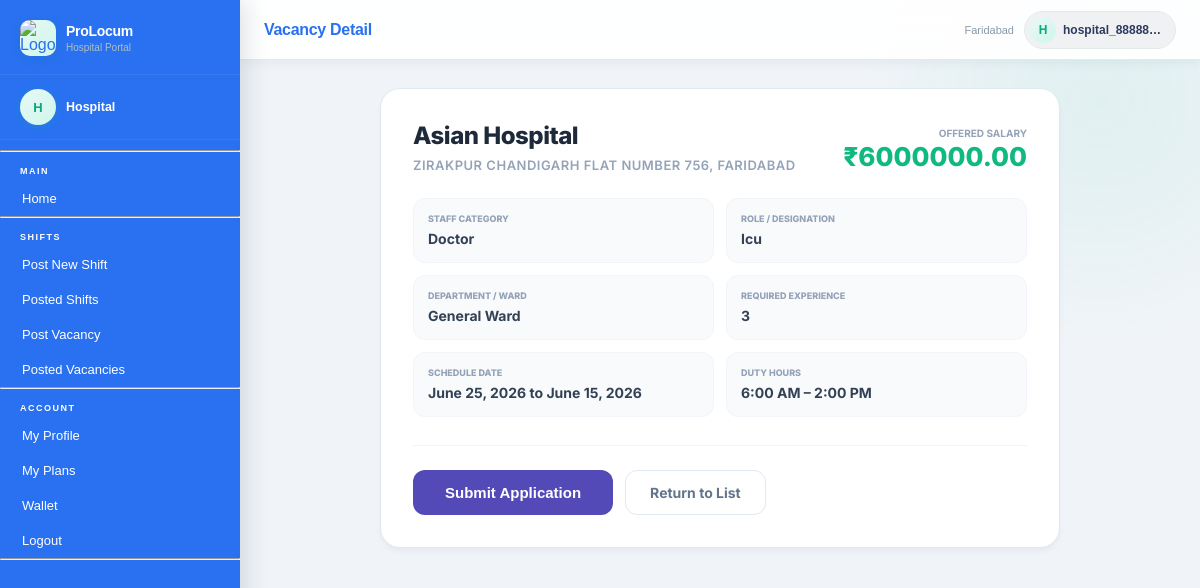
The app's page /doctors/vacancy/9/ (signed in) with its own data.
### users/models.py (models this page shows, shortened)
class CustomUser(AbstractUser):
    ROLE_CHOICES = (
        ('doctor', 'Doctor'),
        ('nurse', 'Nurse'),
        ('hospital', 'Hospital'),
        ('admin', 'Admin'),
    )
    role   = models.CharField(max_length=20, choices=ROLE_CHOICES)
    mobile = models.CharField(max_length=10, unique=True, null=True, blank=True)  # ✅ Unique mobile

### hospitals/models.py (models this page shows, shortened)
class HospitalProfile(models.Model):
    HOSPITAL_TYPE_CHOICES = [
        ('private', 'Private'),
        ('government', 'Government'),
        ('trust', 'Trust / NGO'),
        ('clinic', 'Clinic'),
    ]
    user             = models.OneToOneField(settings.AUTH_USER_MODEL, on_delete=models.CASCADE, related_name='hospital_profile')
    hospital_name    = models.CharField(max_length=200)
    hospital_type    = models.CharField(max_length=20, choices=HOSPITAL_TYPE_CHOICES, blank=True)
    registration_no  = models.CharField(max_length=100, blank=True)
    is_registration_complete = models.BooleanField(default=False)
    contact_person   = models.CharField(max_length=150, blank=True)
    phone            = models.CharField(max_length=15, blank=True)
    email            = models.EmailField(blank=True)
    address          = models.TextField(blank=True)
    state            = models.CharField(max_length=100, blank=True)
    city             = models.CharField(max_length=100, blank=True)
    pincode          = models.CharField(max_length=10, blank=True)
    specialities     = models.TextField(blank=True)   # comma-separated
    bed_count        = models.PositiveIntegerField(null=True, blank=True)
    logo             = models.ImageField(upload_to='hospitals/logos/', null=True, blank=True)
    registration_doc = models.FileField(upload_to='hospitals/docs/', null=True, blank=True)
    pan_card         = models.FileField(upload_to='hospitals/pan/', null=True, blank=True)
    aadhar_photo     = models.FileField(upload_to='hospitals/aadhar/', null=True, blank=True)
    registered_state = models.CharField(max_length=100, blank=True)
    is_verified      = models.BooleanField(default=False)
    created_at       = models.DateTimeField(auto_now_add=True)
    updated_at       = models.DateTimeField(auto_now=True)
    STATUS_CHOICES = [
    ('pending', 'Pending'),
    ('approved', 'Approved'),
    ('rejected', 'Rejected'),
]
    verification_status = models.CharField(max_length=10, choices=STATUS_CHOICES, default='pending')

class Vacancy(models.Model):
    SHIFT_TYPE_CHOICES = [
        ('single', 'Single Shift'),
        ('multiple', 'Multiple Shift'),
    ]
    STAFF_TYPE_CHOICES = [
        ('doctor', 'Doctor'),
        ('nurse', 'Nurse'),
    ]
    WARD_CHOICES = [
        ('general', 'General Ward'),
        ('icu', 'ICU Ward'),
        ('casualty', 'Casualty Ward'),
        ('female', 'Female Ward'),
        ('pediatric', 'Pediatric Ward'),
        ('maternity', 'Maternity Ward'),
    ]
    DOCTOR_QUALIFICATION_CHOICES = [
        ('mbbs', 'MBBS'),
        ('bams', 'BAMS'),
        ('bhms', 'BHMS'),
        ('bams_bhms', 'BAMS/BHMS'),
    ]
    NURSE_QUALIFICATION_CHOICES = [
        ('gnm', 'GNM'),
        ('bsc_nursing', 'B.Sc Nursing'),
        ('anm', 'ANM'),
        ('msc_nursing', 'M.Sc Nursing'),
    ]
    SHIFT_LABEL_CHOICES = [
    ('morning',    'Morning Shift'),
    ('evening',    'Evening Shift'),
    ('night',      'Night Shift'),
    ('rotational', 'Rotational Shift'),
]
    shift_label = models.CharField(
    max_length=15,
    choices=SHIFT_LABEL_CHOICES,
    blank=True,
    default=''
)
    posted_by       = models.ForeignKey(settings.AUTH_USER_MODEL, on_delete=models.CASCADE, related_name='vacancies')
    hospital_name   = models.CharField(max_length=200)
    location        = models.CharField(max_length=200)
    city            = models.CharField(max_length=100, blank=True)
    state           = models.CharField(max_length=100, blank=True)
    staff_type      = models.CharField(max_length=10, choices=STAFF_TYPE_CHOICES, default='doctor')
    designation     = models.CharField(max_length=100, blank=True)
    ward_type       = models.CharField(max_length=20, choices=WARD_CHOICES, blank=True)
    bed_capacity    = models.PositiveIntegerField(null=True, blank=True)
    doctor_qualification = models.CharField(max_length=30, choices=DOCTOR_QUALIFICATION_CHOICES, blank=True)
    nurse_qualification  = models.CharField(max_length=20, choices=NURSE_QUALIFICATION_CHOICES, blank=True)
    experience_required  = models.CharField(max_length=100, blank=True)
    shift_type      = models.CharField(max_length=10, choices=SHIFT_TYPE_CHOICES, default='single')
    start_date = models.DateField(null=True, blank=True)
    end_date        = models.DateField(null=True, blank=True)
    start_time      = models.TimeField()
    end_time        = models.TimeField()
    salary          = models.DecimalField(max_digits=10, decimal_places=2)
    job_description = models.TextField(blank=True)
    contact_email   = models.EmailField(blank=True)
    contact_phone   = models.CharField(max_length=15, blank=True)
    is_urgent       = models.BooleanField(default=False)
    is_active       = models.BooleanField(default=True)
    created_at      = models.DateTimeField(auto_now_add=True)
    updated_at      = models.DateTimeField(auto_now=True)

### hospitals/views.py (the view, shortened to what this page needs)
# urls.py: path('vacancy/<int:vacancy_id>/', hospital_views.vacancy_detail, name='vacancy_detail'),
@login_required
def vacancy_detail(request, vacancy_id):
    vacancy = get_object_or_404(Vacancy, id=vacancy_id, is_active=True)
    already_applied = VacancyApplication.objects.filter(
        vacancy=vacancy, applicant=request.user
    ).first()
    return render(request, 'hospitals/vacancy_detail.html', {
        'vacancy': vacancy,
        'already_applied': already_applied,
        'base_template': _get_base(request.user),
    })

### hospitals/views.py (called while the page is built)
def _get_base(user):
    role = getattr(user, 'role', 'doctor')
    return {
        'doctor':   'doctors/base.html',
        'nurse':    'nurses/base.html',
        'hospital': 'hospitals/base.html',
    }.get(role, 'doctors/base.html')

### plans/models.py (called while the page is built)
    @property
    def is_expired(self):
        if not self.end_date:
            return False   # Lifetime plan
        return timezone.now() > self.end_date

### plans/utils.py (called while the page is built, shortened)
def get_active_plan(user):
    plan = UserPlan.objects.filter(user=user, is_active=True).first()
    if not plan:
        return None
    return plan

### hospitals/templates/hospitals/vacancy_detail.html (shortened to what this page needs)
{% extends base_template|default:'doctors/base.html' %}
{% block page_title %}Vacancy Detail{% endblock %}
{% block content %}
<div class="dash-wrap">
    <div class="detail-card">
        <div class="detail-header">
            <div>
                <h2 class="hosp-title">{{ vacancy.hospital_name }}</h2>
                <span class="hosp-loc">{{ vacancy.location }}, {{ vacancy.city }}</span>
            </div>
            <div class="salary-tag">
                <span class="salary-lbl">Offered Salary</span>
                <span class="salary-val">₹{{ vacancy.salary }}</span>
            </div>
        </div>
        <div class="specs-grid">
            <div class="spec-item">
                <span class="spec-lbl">Staff Category</span>
                <span class="spec-val">{{ vacancy.get_staff_type_display }}</span>
            </div>
            {% if vacancy.designation %}
            <div class="spec-item">
                <span class="spec-lbl">Role / Designation</span>
                <span class="spec-val">{{ vacancy.designation }}</span>
            </div>
            {% endif %}
            <div class="spec-item">
                <span class="spec-lbl">Department / Ward</span>
                <span class="spec-val">{{ vacancy.get_ward_type_display|default:"General" }}</span>
            </div>
            <div class="spec-item">
                <span class="spec-lbl">Required Experience</span>
                <span class="spec-val">{{ vacancy.experience_required|default:"Freshers Welcome" }}</span>
            </div>
            <div class="spec-item">
                <span class="spec-lbl">Schedule Date</span>
                <span class="spec-val">{{ vacancy.start_date }}{% if vacancy.end_date %} to {{ vacancy.end_date }}{% endif %}</span>
            </div>
            <div class="spec-item">
                <span class="spec-lbl">Duty Hours</span>
                <span class="spec-val">{{ vacancy.start_time|time:"g:i A" }} – {{ vacancy.end_time|time:"g:i A" }}</span>
            </div>
        </div>
        <div class="action-bar">
            {% if already_applied %}
                <div class="status-confirmed">Application Already Submitted</div>
                <a href="{% url 'my_vacancy_applications' %}" class="btn-outline">Track Application</a>
            {% else %}
                <form method="post" style="display: contents;">
                    <button type="submit" class="btn-apply">Submit Application</button>
                </form>
            {% endif %}
            <a href="{% url 'available_vacancies' %}" class="btn-outline">Return to List</a>
        </div>
    </div>
</div>
{% endblock %}

### hospitals/templates/hospitals/base.html (shortened to what this page needs)
{% load static %}
<!DOCTYPE html>
<html lang="hi">
<head>
  <link rel="stylesheet" href="{% static 'users/css/base.css' %}">
</head>
<body>
<aside class="sidebar" id="sidebar">
  {% if request.user.is_authenticated %}
  <div class="sidebar-brand">
    <div class="logo-icon">
      <img src="{% static 'users/images/Black_and_White_Circular_Art___Design_Logo-removebg-preview.png' %}" alt="Logo">
    </div>
    <div class="brand-text">
      <h1>ProLocum</h1>
      <p>Hospital Portal</p>
    </div>
  </div>
  <div class="sidebar-profile">
    <div class="profile-avatar">
      {% if profile.hospital_name %}{{ profile.hospital_name|first|upper }}{% else %}H{% endif %}
    </div>
    <div class="profile-info">
      <strong>{% if profile.hospital_name %}{{ profile.hospital_name }}{% else %}Hospital{% endif %}</strong>
    </div>
  </div>
  {% endif %}
  <nav class="sidebar-nav">
<hr>
    <div class="nav-section-label">Main</div>
    <a href="{% url 'hospital_dashboard' %}" class="nav-link {% if request.resolver_match.url_name == 'hospital_dashboard' %}active{% endif %}">
      Home
    </a>
<hr>
    <div class="nav-section-label">Shifts</div>
    {% if ctx_can_post_shift %}
      <a href="/hospitals/shifts/post/" class="nav-link {% if request.resolver_match.url_name == 'post_new_shift' %}active{% endif %}">
        Post New Shift
      </a>
      <a href="/hospitals/shifts/posted/" class="nav-link {% if request.resolver_match.url_name == 'posted_shifts' %}active{% endif %}">
        Posted Shifts
      </a>
    {% endif %}
    {% if ctx_can_post_vacancy %}
      <a href="{% url 'hospital_post_vacancy' %}" class="nav-link {% if request.resolver_match.url_name == 'hospital_post_vacancy' %}active{% endif %}">
        Post Vacancy
      </a>
      <a href="{% url 'hospital_posted_vacancies' %}" class="nav-link {% if request.resolver_match.url_name == 'hospital_posted_vacancies' %}active{% endif %}">
        Posted Vacancies
      </a>
    {% endif %}
<hr>
    <div class="nav-section-label">Account</div>
    <a href="{% url 'hospital_my_profile' %}" class="nav-link {% if request.resolver_match.url_name == 'hospital_my_profile' %}active{% endif %}">
      My Profile
    </a>
    <a href="{% url 'my_plans' %}" class="nav-link {% if request.resolver_match.url_name == 'my_plans' %}active{% endif %}">
      My Plans
    </a>
    <a href="{% url 'hospital_wallet' %}" class="nav-link">
    Wallet
</a>
    <a href="{% url 'logout' %}" class="nav-link">Logout</a>
<hr>
  </nav>
</aside>
<main class="main">
  <div class="topbar">
    <div class="topbar-left">
      <span class="topbar-title">{% block page_title %}Dashboard{% endblock %}</span>
    </div>
    <div class="topbar-right">
      {% if request.user.hospital_profile.city %}
      <span class="city-tag">{{ request.user.hospital_profile.city }}</span>
      {% endif %}
      <div class="user-chip">
        <div class="user-avatar">
          {% if profile.hospital_name %}{{ profile.hospital_name|first|upper }}{% else %}{{ request.user.username|first|upper }}{% endif %}
        </div>
        <span class="user-name">
          {% if profile.hospital_name %}{{ profile.hospital_name }}{% else %}{{ request.user.username }}{% endif %}
        </span>
      </div>
    </div>
  </div>
  <div class="content">
    {% block content %}{% endblock %}
  </div>
</main>
</body>
</html>

### hospitals/templates/hospitals/vacancy_detail.html (style rules this page uses)
.dash-wrap { padding: 4px 0 32px; font-family: 'Inter', sans-serif; display: flex; justify-content: center; }
.detail-card { background: white; border: 1px solid #e2e8f0; border-radius: 20px; padding: 32px; width: 100%; max-width: 680px; box-shadow: 0 4px 6px -1px rgba(0, 0, 0, 0.05); }
.detail-header { display: flex; justify-content: space-between; align-items: flex-start; margin-bottom: 24px; gap: 16px; }
.hosp-title { font-size: 24px; font-weight: 800; color: #1e293b; margin: 0 0 4px 0; letter-spacing: -0.5px; }
.hosp-loc { font-size: 13px; color: #94a3b8; font-weight: 600; text-transform: uppercase; letter-spacing: 0.5px; }
.salary-tag { text-align: right; }
.salary-val { font-size: 26px; font-weight: 800; color: #10b981; display: block; }
.salary-lbl { font-size: 10px; font-weight: 700; color: #94a3b8; text-transform: uppercase; }
.specs-grid { display: grid; grid-template-columns: repeat(2, 1fr); gap: 12px; margin-bottom: 28px; }
.spec-item { background: #f8fafc; border: 1px solid #f1f5f9; padding: 14px; border-radius: 12px; }
.spec-lbl { font-size: 9px; font-weight: 800; color: #94a3b8; text-transform: uppercase; margin-bottom: 4px; display: block; }
.spec-val { font-size: 14px; font-weight: 700; color: #334155; }
.action-bar { display: flex; align-items: center; gap: 12px; padding-top: 24px; border-top: 1px solid #f1f5f9; }
.btn-apply { background: #534AB7; color: white; padding: 14px 32px; border-radius: 12px; border: none; font-size: 15px; font-weight: 700; cursor: pointer; transition: 0.2s; text-decoration: none; display: inline-flex; align-items: center; justify-content: center; }
.btn-outline { padding: 13px 24px; border-radius: 12px; border: 1.5px solid #e2e8f0; background: white; color: #64748b; font-size: 14px; font-weight: 700; text-decoration: none; transition: 0.2s; }

### records on screen
CustomUser: user.hospital_profile.city "Faridabad", user.username|first "H", user.username "hospital_88888…"
Vacancy: hospital_name "Asian Hospital", location "ZIRAKPUR CHANDIGARH FLAT NUMBER 756", city "FARIDABAD", salary "6000000.00", staff_type "Doctor", designation "Icu", ward_type "General Ward", experience_required "3", start_date "June 25, 2026", end_date "June 15, 2026", start_time "6:00 AM", end_time "2:00 PM"
